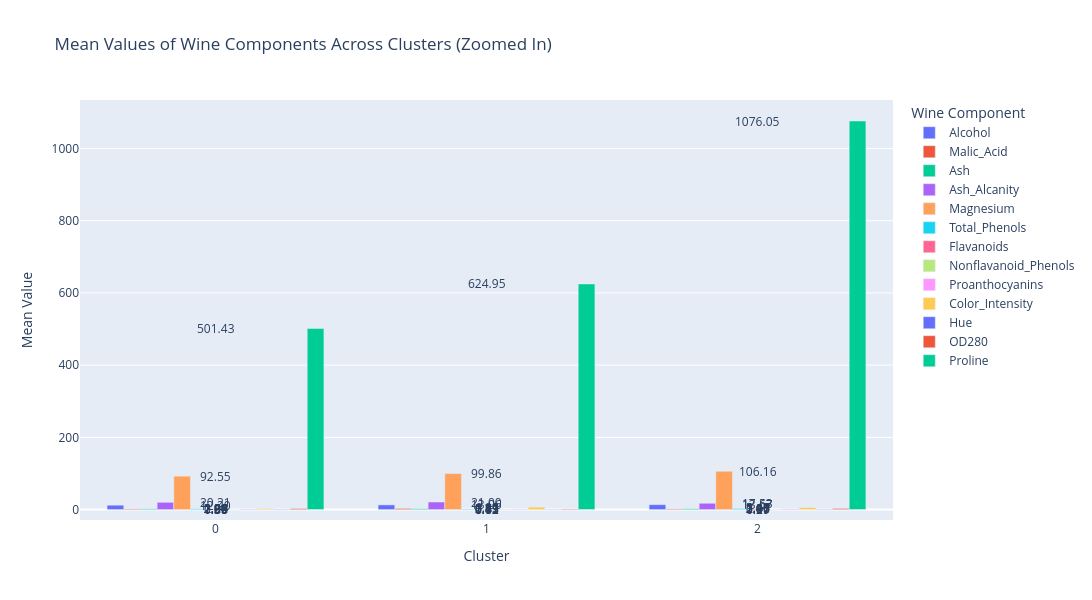

Notebook source saved alongside this figure:
### Markdown cell above
### Question 4: Interpretation of cluster characteristics

After performing hierarchical clustering with 3 clusters, we have assigned each wine sample to one of these clusters. To better understand the characteristics of each cluster, we want to examine the average values of the 13 components in our dataset across the samples within each cluster.

Calculate the mean values of the 13 components for each cluster and compare the clusters' characteristics.

**Note**: To get better visibility of the differences between clusters, it might be a good idea to visualise the cluster means using a **bar plot**, which, along with the dataframe, will provide a clearer and more intuitive understanding of the differences in chemical composition across the clusters.


 Based on your observations, how would you describe the differences between the clusters in terms of their chemical composition?

### Code cell
#Your code here
# Calculate the mean values of the 13 components for each cluster
cluster_means = data.groupby(types).mean()
cluster_means

import plotly.express as px

# Convert the cluster means DataFrame to a format suitable for Plotly
cluster_means_plotly = cluster_means.reset_index().melt(id_vars=('index',), var_name='Wine Component', value_name='Mean Value')

# Plot the cluster means using Plotly
fig = px.bar(cluster_means_plotly, x='index', y='Mean Value', color='Wine Component',
             title='Mean Values of Wine Components Across Clusters (Zoomed In)',
             labels={'index': 'Cluster', 'Mean Value': 'Mean Value'},
             barmode='group', width=1500, height=600)  # Adjust width and height as needed

# Add text labels for each bar
for trace in fig.data:
    for idx, val in enumerate(trace.y):
        fig.add_annotation(x=trace.x[idx], y=val, text=f'{val:.2f}', showarrow=False)

fig.show()

### Figure 1 — Plotly figure (JSON) as saved in the notebook; plotly's stock layout.template omitted (floating-point values rounded to 4 significant figures)
{"data": [{"alignmentgroup": "True", "hovertemplate": "Wine Component=Alcohol<br>Cluster=%{x}<br>Mean Value=%{y}<extra></extra>", "legendgroup": "Alcohol", "marker": {"color": "#636efa", "pattern": {"shape": ""}}, "name": "Alcohol", "offsetgroup": "Alcohol", "orientation": "v", "showlegend": true, "textposition": "auto", "type": "bar", "x": [0, 1, 2], "xaxis": "x", "y": [12.2, 13.06, 13.67], "yaxis": "y"}, {"alignmentgroup": "True", "hovertemplate": "Wine Component=Malic_Acid<br>Cluster=%{x}<br>Mean Value=%{y}<extra></extra>", "legendgroup": "Malic_Acid", "marker": {"color": "#EF553B", "pattern": {"shape": ""}}, "name": "Malic_Acid", "offsetgroup": "Malic_Acid", "orientation": "v", "showlegend": true, "textposition": "auto", "type": "bar", "x": [0, 1, 2], "xaxis": "x", "y": [1.939, 3.167, 1.97], "yaxis": "y"}, {"alignmentgroup": "True", "hovertemplate": "Wine Component=Ash<br>Cluster=%{x}<br>Mean Value=%{y}<extra></extra>", "legendgroup": "Ash", "marker": {"color": "#00cc96", "pattern": {"shape": ""}}, "name": "Ash", "offsetgroup": "Ash", "orientation": "v", "showlegend": true, "textposition": "auto", "type": "bar", "x": [0, 1, 2], "xaxis": "x", "y": [2.215, 2.413, 2.463], "yaxis": "y"}, {"alignmentgroup": "True", "hovertemplate": "Wine Component=Ash_Alcanity<br>Cluster=%{x}<br>Mean Value=%{y}<extra></extra>", "legendgroup": "Ash_Alcanity", "marker": {"color": "#ab63fa", "pattern": {"shape": ""}}, "name": "Ash_Alcanity", "offsetgroup": "Ash_Alcanity", "orientation": "v", "showlegend": true, "textposition": "auto", "type": "bar", "x": [0, 1, 2], "xaxis": "x", "y": [20.21, 21.0, 17.53], "yaxis": "y"}, {"alignmentgroup": "True", "hovertemplate": "Wine Component=Magnesium<br>Cluster=%{x}<br>Mean Value=%{y}<extra></extra>", "legendgroup": "Magnesium", "marker": {"color": "#FFA15A", "pattern": {"shape": ""}}, "name": "Magnesium", "offsetgroup": "Magnesium", "orientation": "v", "showlegend": true, "textposition": "auto", "type": "bar", "x": [0, 1, 2], "xaxis": "x", "y": [92.55, 99.86, 106.2], "yaxis": "y"}, {"alignmentgroup": "True", "hovertemplate": "Wine Component=Total_Phenols<br>Cluster=%{x}<br>Mean Value=%{y}<extra></extra>", "legendgroup": "Total_Phenols", "marker": {"color": "#19d3f3", "pattern": {"shape": ""}}, "name": "Total_Phenols", "offsetgroup": "Total_Phenols", "orientation": "v", "showlegend": true, "textposition": "auto", "type": "bar", "x": [0, 1, 2], "xaxis": "x", "y": [2.263, 1.694, 2.85], "yaxis": "y"}, {"alignmentgroup": "True", "hovertemplate": "Wine Component=Flavanoids<br>Cluster=%{x}<br>Mean Value=%{y}<extra></extra>", "legendgroup": "Flavanoids", "marker": {"color": "#FF6692", "pattern": {"shape": ""}}, "name": "Flavanoids", "offsetgroup": "Flavanoids", "orientation": "v", "showlegend": true, "textposition": "auto", "type": "bar", "x": [0, 1, 2], "xaxis": "x", "y": [2.088, 0.8479, 3.01], "yaxis": "y"}, {"alignmentgroup": "True", "hovertemplate": "Wine Component=Nonflavanoid_Phenols<br>Cluster=%{x}<br>Mean Value=%{y}<extra></extra>", "legendgroup": "Nonflavanoid_Phenols", "marker": {"color": "#B6E880", "pattern": {"shape": ""}}, "name": "Nonflavanoid_Phenols", "offsetgroup": "Nonflavanoid_Phenols", "orientation": "v", "showlegend": true, "textposition": "auto", "type": "bar", "x": [0, 1, 2], "xaxis": "x", "y": [0.3553, 0.4495, 0.2911], "yaxis": "y"}, {"alignmentgroup": "True", "hovertemplate": "Wine Component=Proanthocyanins<br>Cluster=%{x}<br>Mean Value=%{y}<extra></extra>", "legendgroup": "Proanthocyanins", "marker": {"color": "#FF97FF", "pattern": {"shape": ""}}, "name": "Proanthocyanins", "offsetgroup": "Proanthocyanins", "orientation": "v", "showlegend": true, "textposition": "auto", "type": "bar", "x": [0, 1, 2], "xaxis": "x", "y": [1.687, 1.129, 1.908], "yaxis": "y"}, {"alignmentgroup": "True", "hovertemplate": "Wine Component=Color_Intensity<br>Cluster=%{x}<br>Mean Value=%{y}<extra></extra>", "legendgroup": "Color_Intensity", "marker": {"color": "#FECB52", "pattern": {"shape": ""}}, "name": "Color_Intensity", "offsetgroup": "Color_Intensity", "orientation": "v", "showlegend": true, "textposition": "auto", "type": "bar", "x": [0, 1, 2], "xaxis": "x", "y": [2.895, 6.85, 5.45], "yaxis": "y"}, {"alignmentgroup": "True", "hovertemplate": "Wine Component=Hue<br>Cluster=%{x}<br>Mean Value=%{y}<extra></extra>", "legendgroup": "Hue", "marker": {"color": "#636efa", "pattern": {"shape": ""}}, "name": "Hue", "offsetgroup": "Hue", "orientation": "v", "showlegend": true, "textposition": "auto", "type": "bar", "x": [0, 1, 2], "xaxis": "x", "y": [1.06, 0.721, 1.071], "yaxis": "y"}, {"alignmentgroup": "True", "hovertemplate": "Wine Component=OD280<br>Cluster=%{x}<br>Mean Value=%{y}<extra></extra>", "legendgroup": "OD280", "marker": {"color": "#EF553B", "pattern": {"shape": ""}}, "name": "OD280", "offsetgroup": "OD280", "orientation": "v", "showlegend": true, "textposition": "auto", "type": "bar", "x": [0, 1, 2], "xaxis": "x", "y": [2.862, 1.727, 3.158], "yaxis": "y"}, {"alignmentgroup": "True", "hovertemplate": "Wine Component=Proline<br>Cluster=%{x}<br>Mean Value=%{y}<extra></extra>", "legendgroup": "Proline", "marker": {"color": "#00cc96", "pattern": {"shape": ""}}, "name": "Proline", "offsetgroup": "Proline", "orientation": "v", "showlegend": true, "textposition": "auto", "type": "bar", "x": [0, 1, 2], "xaxis": "x", "y": [501.4, 624.9, 1076.0], "yaxis": "y"}], "layout": {"annotations": [{"showarrow": false, "text": "12.20", "x": 0, "y": 12.2}, {"showarrow": false, "text": "13.06", "x": 1, "y": 13.06}, {"showarrow": false, "text": "13.67", "x": 2, "y": 13.67}, {"showarrow": false, "text": "1.94", "x": 0, "y": 1.939}, {"showarrow": false, "text": "3.17", "x": 1, "y": 3.167}, {"showarrow": false, "text": "1.97", "x": 2, "y": 1.97}, {"showarrow": false, "text": "2.22", "x": 0, "y": 2.215}, {"showarrow": false, "text": "2.41", "x": 1, "y": 2.413}, {"showarrow": false, "text": "2.46", "x": 2, "y": 2.463}, {"showarrow": false, "text": "20.21", "x": 0, "y": 20.21}, {"showarrow": false, "text": "21.00", "x": 1, "y": 21.0}, {"showarrow": false, "text": "17.53", "x": 2, "y": 17.53}, {"showarrow": false, "text": "92.55", "x": 0, "y": 92.55}, {"showarrow": false, "text": "99.86", "x": 1, "y": 99.86}, {"showarrow": false, "text": "106.16", "x": 2, "y": 106.2}, {"showarrow": false, "text": "2.26", "x": 0, "y": 2.263}, {"showarrow": false, "text": "1.69", "x": 1, "y": 1.694}, {"showarrow": false, "text": "2.85", "x": 2, "y": 2.85}, {"showarrow": false, "text": "2.09", "x": 0, "y": 2.088}, {"showarrow": false, "text": "0.85", "x": 1, "y": 0.8479}, {"showarrow": false, "text": "3.01", "x": 2, "y": 3.01}, {"showarrow": false, "text": "0.36", "x": 0, "y": 0.3553}, {"showarrow": false, "text": "0.45", "x": 1, "y": 0.4495}, {"showarrow": false, "text": "0.29", "x": 2, "y": 0.2911}, {"showarrow": false, "text": "1.69", "x": 0, "y": 1.687}, {"showarrow": false, "text": "1.13", "x": 1, "y": 1.129}, {"showarrow": false, "text": "1.91", "x": 2, "y": 1.908}, {"showarrow": false, "text": "2.90", "x": 0, "y": 2.895}, {"showarrow": false, "text": "6.85", "x": 1, "y": 6.85}, {"showarrow": false, "text": "5.45", "x": 2, "y": 5.45}, {"showarrow": false, "text": "1.06", "x": 0, "y": 1.06}, {"showarrow": false, "text": "0.72", "x": 1, "y": 0.721}, {"showarrow": false, "text": "1.07", "x": 2, "y": 1.071}, {"showarrow": false, "text": "2.86", "x": 0, "y": 2.862}, {"showarrow": false, "text": "1.73", "x": 1, "y": 1.727}, {"showarrow": false, "text": "3.16", "x": 2, "y": 3.158}, {"showarrow": false, "text": "501.43", "x": 0, "y": 501.4}, {"showarrow": false, "text": "624.95", "x": 1, "y": 624.9}, {"showarrow": false, "text": "1076.05", "x": 2, "y": 1076.0}], "barmode": "group", "height": 600, "legend": {"title": {"text": "Wine Component"}, "tracegroupgap": 0}, "title": {"text": "Mean Values of Wine Components Across Clusters (Zoomed In)"}, "width": 1500, "xaxis": {"anchor": "y", "domain": [0, 1], "title": {"text": "Cluster"}}, "yaxis": {"anchor": "x", "domain": [0, 1], "title": {"text": "Mean Value"}}}}
